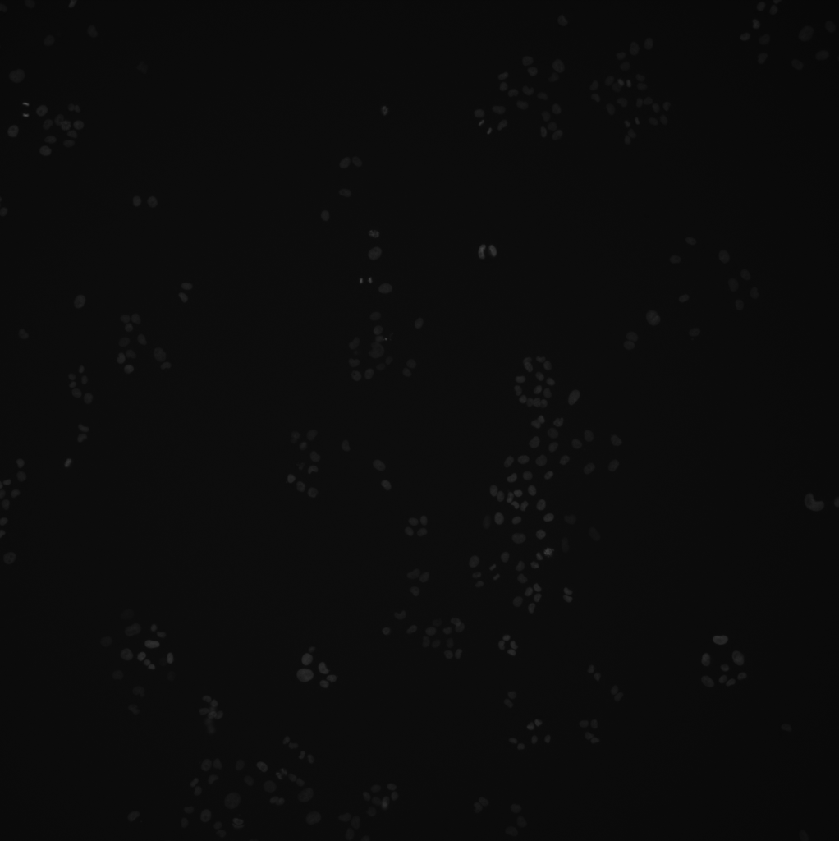
#> input picture src/pngs/cells_C0_T178.png, 839 x 841 px, shrunk from 1022 x 1024 before the run
$ python -i tracking_utils.py   (imports and definitions only)   (older library calls are emulated)
#> lines starting #> are read from the running program, lines starting #| are printed output that depends on the picture; after the words box and inside, x2 and y2 are one past the last pixel; in counts of white or black regions, pixels touching at a corner belong together
#> further down, picture is the input picture: shape (841, 839, 3); min 7, max 77, mean 11.8
### src/cell.py
import numpy as np


class Cell:
    def __init__(self, coords=None, contours=None, channel2_data=None,
                 channel3_data=None, parent=None, children=None,
                 birthday=0, problematic=0):
        if coords is None:
            coords = []
        if contours is None:
            contours = []
        if children is None:
            children = []
        if channel3_data is None:
            channel3_avg = []
        if channel2_data is None:
            channel2_ratio = []
        self.birthday = birthday
        self.coords = coords
        self.contours = contours
        self.parent = parent
        self.children = children
        self.problematic = problematic
        self.channel3_data = channel3_avg
        self.channel2_data = channel2_ratio

        if self.parent is not None:
            history_length = len(parent.coords)
            backfill = [(-1, -1) for _ in range(history_length)]
            self.coords = backfill

    def add_coordinate(self, coord):
        self.coords.append(coord)

    def add_contour(self, contour):
        self.contours.append(contour)

    def add_channel3_data(self, avg):
        self.channel3_data.append(avg)

    def add_channel2_data(self, ratio):
        self.channel2_data.append(ratio)

    def add_child(self, child):
        self.children.append(child)

    def add_parent(self, p):
        self.parent = p

    # [7 lines left out: function get_most_recent_coord, not called in this run]

    def increment_problematic(self):
        self.problematic += 1

    def make_unproblematic_cell(self):
        self.problematic -= 1

    def __str__(self):
        return f"Cell: Coords={self.coords}, Num Contours={len(self.contours)}"

### src/tracking_utils.py
"""Functions for cell tracking.

    * is_pixel_inside_contour - checks if a pixel is inside a contour
    * get_center - gets center of a contour
    * do_watershed - segments an image with watershedding
    * dist_between_points - calculates the distance between two points
    * link_cell -
    * resolve_child_conflicts -
    * link_next_frame - links all of the cells in a new frame to
                        the cell lineages in the master cell list
                        (and all previous frames)
"""

import numpy as np
import matplotlib.pyplot as plt
import cv2
import os
import math
import read_nd2
from cell import Cell
import pandas as pd


# [17 lines left out: function is_pixel_inside_contour, not called in this run]


def get_center(contour):
    """
    Gets center of contour.

    Args:
        contour: A list of contour points, obtained from cv2.findContours.

    Returns:
        The centroid of the contour (x,y).
    """
    # Calculate moments for the contour
    M = cv2.moments(contour)

    # Calculate the centroid (center) of the contour
    try:
        cx = int(M["m10"] / M["m00"])
        cy = int(M["m01"] / M["m00"])
    except ZeroDivisionError:
        cx, cy = 0, 0  # Handle division by zero if the contour has no area

    # add centroid to list of cell centers
    return ((cx, cy))


def do_watershed(frame):
    """
    Segments an image with watershedding.

    Args:
        frame: frame to segment

    Returns:
        cells: list of cells (1 for each cell)
    """
    channel0_data = frame[:, :, 0]
    rgb_nuc = np.dstack((channel0_data,
                         channel0_data, channel0_data))
    try:
        rgb_nuc = cv2.normalize(rgb_nuc, None, 0, 255,
                                cv2.NORM_MINMAX, dtype=cv2.CV_8U)
    except cv2.error:
        print("cv2.error: Could not normalize image")
        raise cv2.error

    # convert to grayscale
    try:
        grayscale = cv2.cvtColor(rgb_nuc, cv2.COLOR_BGR2GRAY)
    except cv2.error:
        print("Image not compatible with watershedding")
        raise cv2.error

    # threshold image
    thresh = cv2.threshold(grayscale, 0, 255,
                           cv2.THRESH_BINARY+cv2.THRESH_OTSU)[1]
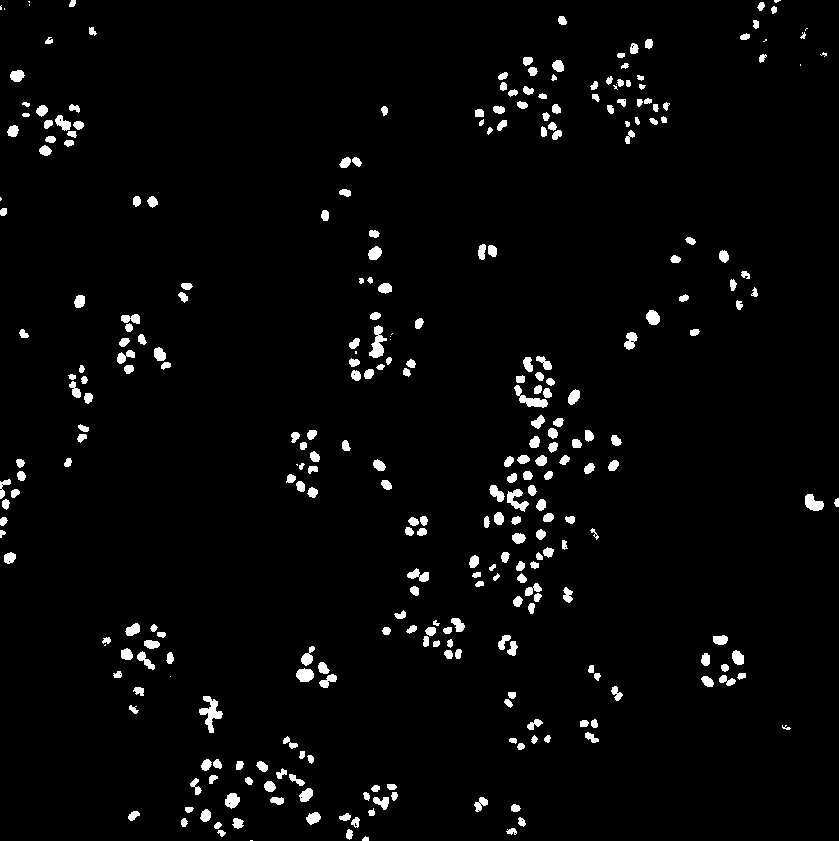
#> thresh: shape (841, 839); 3.1% white; 314 white regions (20 under 20 px), largest, box (x1, y1, x2, y2) and area: (199, 696, 223, 733) 374, (369, 325, 387, 358) 304, (514, 385, 548, 408) 283

    # get sure background area
    kernel = cv2.getStructuringElement(cv2.MORPH_RECT, (3, 3))
    sure_bg = cv2.dilate(thresh, kernel, iterations=3)
#> sure_bg: shape (841, 839); 9.2% white; 131 white regions, largest, box (x1, y1, x2, y2) and area: (486, 412, 573, 528) 4401, (346, 309, 396, 384) 2158, (511, 353, 558, 411) 2013

    # Distance transform
    dist = cv2.distanceTransform(thresh, cv2.DIST_L2, 5)

    # get foreground area
    ret, sure_fg = cv2.threshold(dist, 0.2 * dist.max(),
                                 255, cv2.THRESH_BINARY)
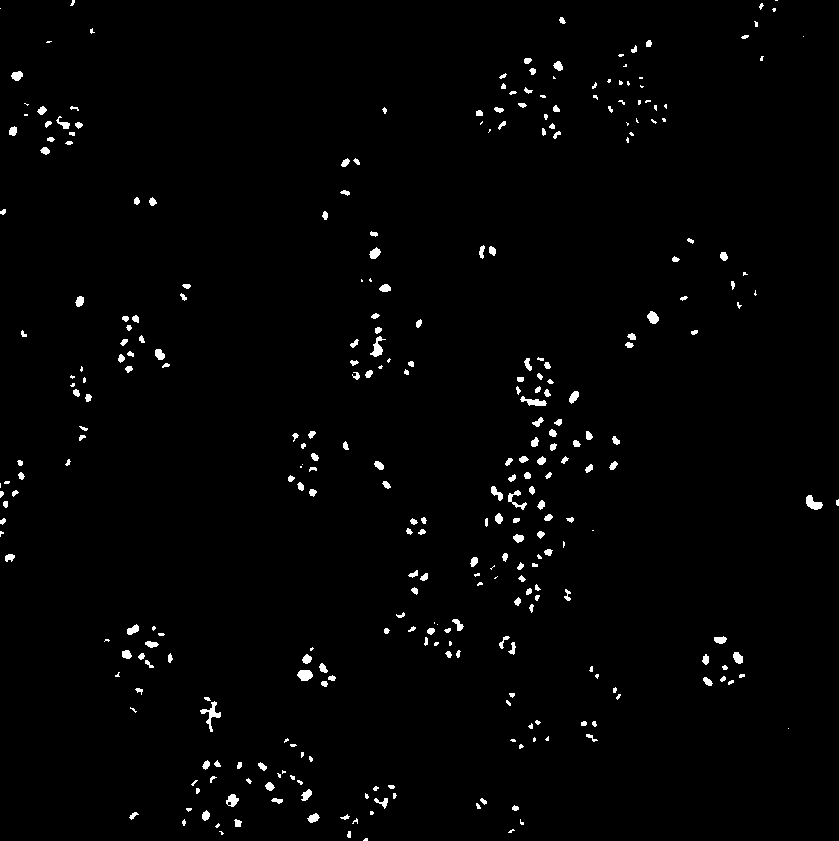
#> sure_fg: shape (841, 839) float32; 1.5% white; 322 white regions (104 under 20 px), largest, box (x1, y1, x2, y2) and area: (200, 701, 221, 732) 191, (806, 495, 823, 510) 149, (370, 336, 386, 357) 143
#> ret = 1.4
    sure_fg = sure_fg.astype(np.uint8)

    # get unknown area
    unknown = cv2.subtract(sure_bg, sure_fg)
#> unknown: shape (841, 839); 7.7% white; 131 white regions, largest, box (x1, y1, x2, y2) and area: (486, 412, 573, 528) 3568, (346, 309, 396, 384) 1765, (495, 69, 565, 143) 1685

    # connected components
    ret, markers = cv2.connectedComponents(sure_fg)
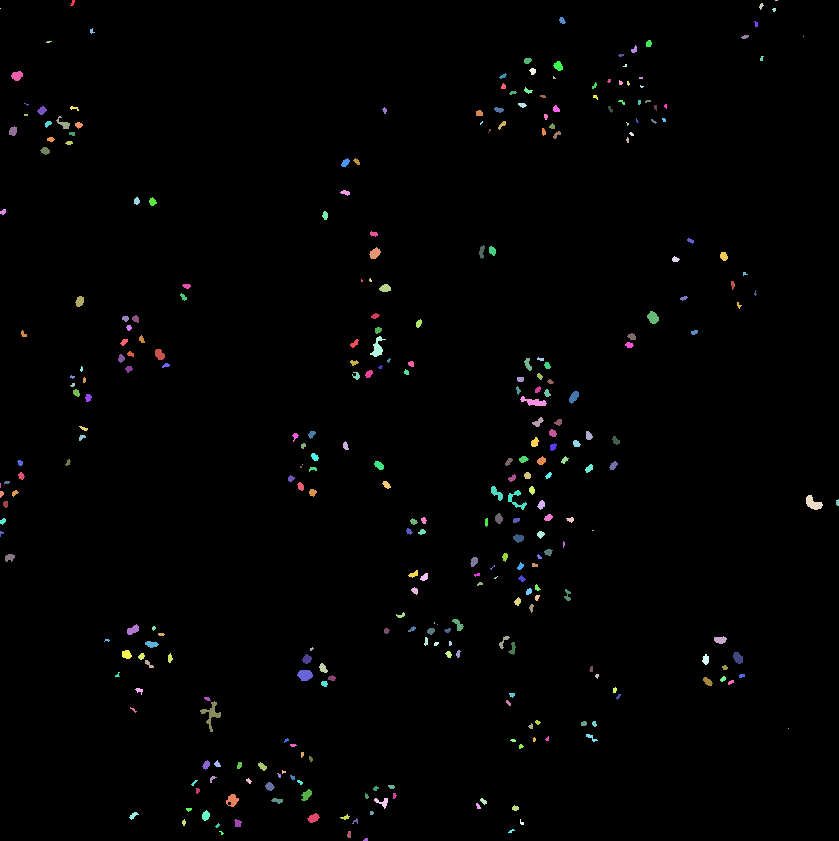
#> markers: shape (841, 839) int32; 323 distinct labels, from 0 to 322; one colour per label, 0 black
#> ret = 323
    markers = markers.astype(np.int32)
    # Add one to all labels so that background is not 0, but 1
    markers += 1
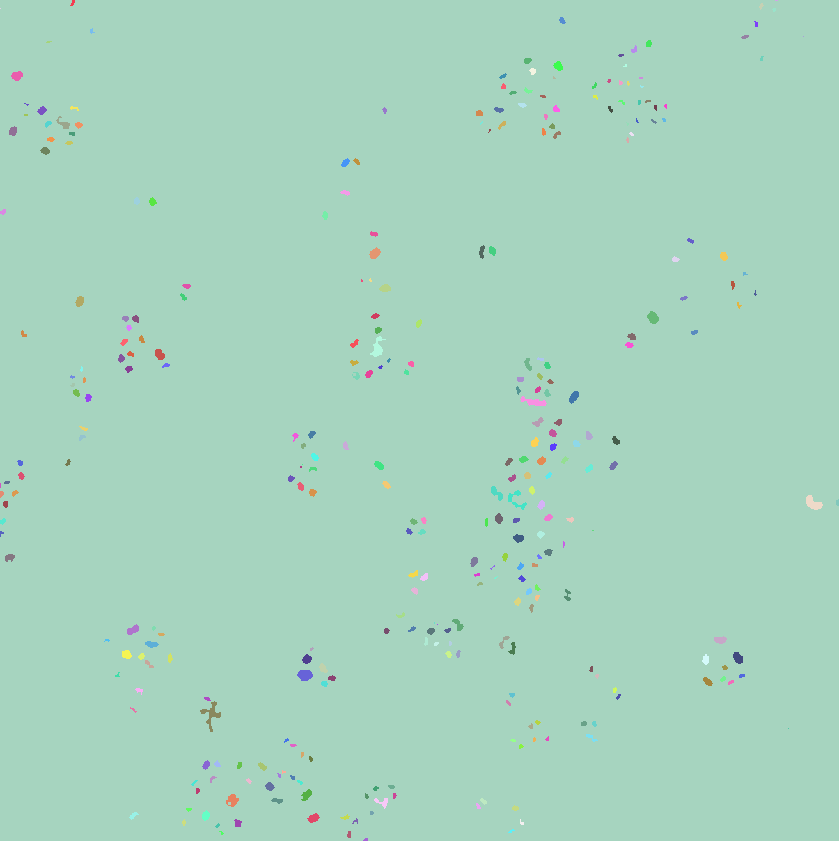
#> markers: shape (841, 839) int32; 323 distinct labels, from 1 to 323; one colour per label, 0 black
    # mark the region of unknown with zero
    markers[unknown == 255] = 0

    # apply watershed algorithm
    markers = cv2.watershed(rgb_nuc, markers)
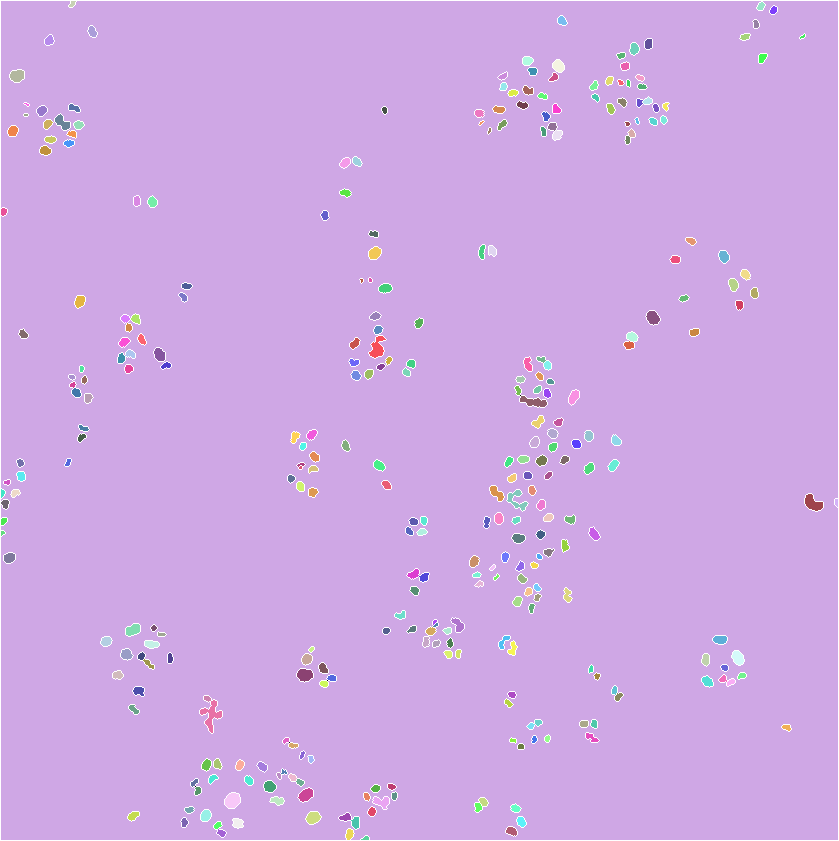
#> markers: shape (841, 839) int32; 322 distinct labels, from -1 to 323; one colour per label, 0 black, -1 white

    labels = np.unique(markers)
#> labels = 322 values from -1 to 323

    cells = []
    for label in labels[2:]:
        # Create a binary image in which only the
        # area of the label is in the foreground
        # and the rest of the image is in the background
        target = np.where(markers == label,
                          255, 0).astype(np.uint8)

        # Perform contour extraction on the created binary image
        contours, hierarchy = cv2.findContours(target, cv2.RETR_EXTERNAL,
                                               cv2.CHAIN_APPROX_SIMPLE)

        # check if contour area is over a threshold
        try:
            cont_area = cv2.contourArea(contours[0])
        except IndexError:
            print("No contours found")
            raise IndexError

        area_threshold = 1000
        if cont_area > area_threshold:
            continue
        else:
            center = get_center(contours[0])
            cont_rect = cv2.boundingRect(contours[0])
            mVenus_avg = get_channel_data_within_nuc_contour(
                         frame, cont_rect, channel=2, invert=True)
            cdk2_cyto_nuc_ratio = get_channel2_nuc_cyto_ratio(
                                  frame, cont_rect, channel=1)
            curr_cell = Cell()
            curr_cell.add_coordinate(center)
            curr_cell.add_contour(cont_rect)
            curr_cell.add_channel3_data(mVenus_avg)
            curr_cell.add_channel2_data(cdk2_cyto_nuc_ratio)
            cells.append(curr_cell)
#> this loop made 320 passes
#> (label, cont_area, cx in get_center, cy in get_center) on passes 3, 4, 5, 6, 7, 8, 10, 11, 12, 13, 14, 15: (4, 33, 760, 5), (6, 32.5, 773, 9), (7, 46.5, 561, 20), (8, 25.5, 755, 23), (9, 54, 91, 31), (10, 31.5, 744, 36), (12, 52.5, 48, 39), (13, 50, 648, 43), (14, 65, 633, 48), (15, 25.5, 620, 55), (16, 43.5, 761, 57), (17, 54.5, 527, 60)
#> label on passes 24 to 29: 26, 27, 28, 29, 30, 31
#> pass 1, in do_watershed, `target = np.where(markers == label, 255, 0).astype(np.uint8)`:
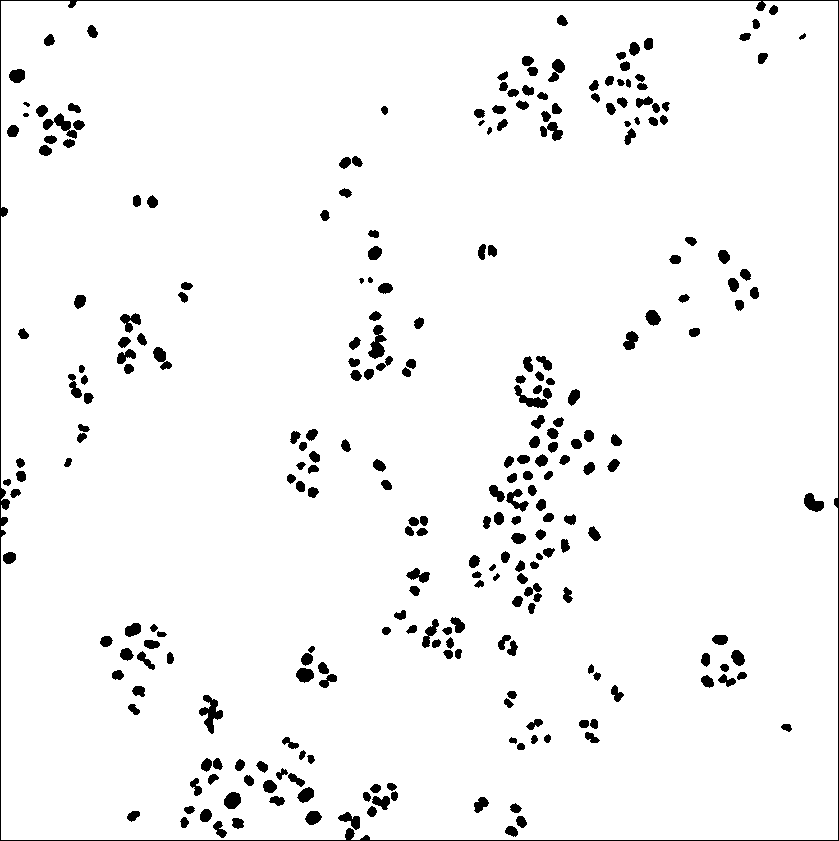
#> target: shape (841, 839); 95.8% white; 273 black regions, largest, box (x1, y1, x2, y2) and area: (0, 0, 839, 841) 3865, (199, 695, 223, 734) 415, (368, 325, 387, 359) 343
#> after the loop: target: shape (841, 839); 0% white; 1 white region, box (x1, y1, x2, y2) and area: (361, 836, 369, 840) 22

    return cells


def get_channel_data_within_nuc_contour(frame, contour, channel, invert=False):
    """
    Gets the average pixel value for a given channel within a contour.

    Args:
        frame: frame to segment
        contour: contour to get channel data from
        channel: channel to get data from
        invert: whether to invert the data
    """
    frame_channel_data = frame[:, :, channel]
    # get bounding rectangle
    x, y, w, h = contour

    # get channel data from rectangle
    roi = frame_channel_data[y:y+h, x:x+w]

    # compute average pixel value within contour
    average_pixel_val = roi.mean()
    if average_pixel_val != 0:
        if invert:
            inv_average_pixel_val = 1 / average_pixel_val
        else:
            inv_average_pixel_val = average_pixel_val
    else:
        0

    return inv_average_pixel_val


def get_channel2_nuc_cyto_ratio(frame, contour, channel):
    """
    Get the channel2 fluorescence ratio of the nucleus to the cytoplasm.

    Args:
        frame: frame to segment
        contour: contour to get channel data from
        channel: channel to get data from
    """
    frame_channel_data = frame[:, :, channel]

    # Assuming 'frame' is your image and 'rect' is your bounding rectangle
    x, y, w, h = contour
    padding = 5
    x_ext, y_ext = x - padding, y - padding
    w_ext, h_ext = w + 2 * padding, h + 2 * padding
    # Handle boundary conditions
    x_ext, y_ext = max(0, x_ext), max(0, y_ext)
    w_ext, h_ext = min(frame_channel_data.shape[1] - x_ext, w_ext), min(
                   frame_channel_data.shape[0] - y_ext, h_ext)

    # Create masks for original and extended rectangles
    mask_orig = np.zeros(frame_channel_data.shape, dtype="uint8")
    mask_ext = np.zeros(frame_channel_data.shape, dtype="uint8")
    cv2.rectangle(mask_orig, (x, y), (x + w, y + h), 255, -1)
    cv2.rectangle(mask_ext, (x_ext, y_ext),
                  (x_ext + w_ext, y_ext + h_ext),
                  255, -1)

    # Apply masks to channel 1 and calculate average pixel values
    roi_orig = cv2.bitwise_and(frame_channel_data,
                               frame_channel_data,
                               mask=mask_orig)
    roi_ext = cv2.bitwise_and(frame_channel_data,
                              frame_channel_data,
                              mask=mask_ext)

    # Convert the ROI to a one-dimensional array
    flat_roi_orig = roi_orig[mask_orig == 255].flatten()
    flat_roi_ext = roi_ext[mask_ext == 255].flatten()
    # Calculate the median
    median_pixel_value_orig = np.median(flat_roi_orig)
    median_pixel_value_ext = np.median(flat_roi_ext)

    # Calculate the ratio of the average pixel values
    if median_pixel_value_orig != 0:
        ratio = median_pixel_value_ext / median_pixel_value_orig
    else:
        ratio = 0

    return ratio


# [490 lines left out: functions dist_between_points, link_cell, get_cells_to_cull, cull_duplicates, resolve_child_conflicts, link_next_frame and 5 more, not called in this run]

>>> import cv2
>>> picture = cv2.imread('pngs/cells_C0_T178.png')
>>> result = do_watershed(picture)
